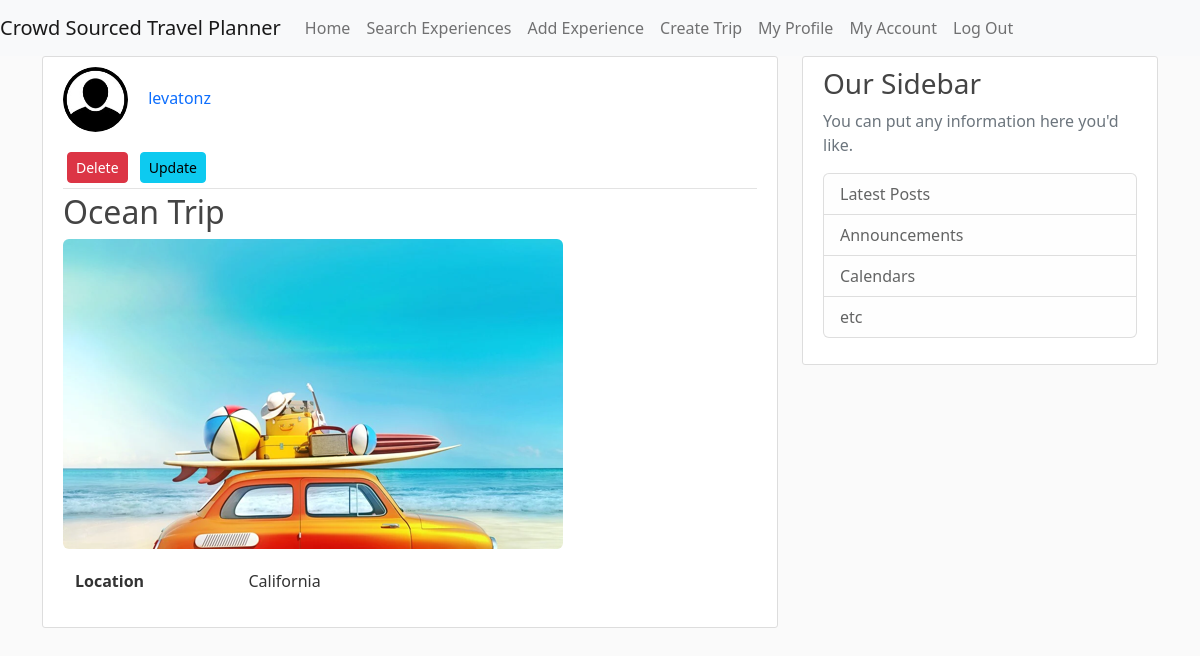
Screenshot of /trip/1 (signed in) with the database file from the repository.
### CrowdSourcedTravelPlanner/models.py (models this page shows, shortened)
class User(db.Model, UserMixin):
    id = db.Column(db.Integer, primary_key=True)
    username = db.Column(db.String(20), unique=True, nullable=False)
    email = db.Column(db.String(120), unique=True, nullable=False)
    image_file = db.Column(db.String(20), nullable=False, default='default.jpg')
    password = db.Column(db.String(60), nullable=False)
    date_account_created = db.Column(db.DateTime, nullable=False, default=datetime.utcnow)
    experiences = db.relationship('Experience', backref='author', lazy=True)
    trips = db.relationship('Trip', backref='author', lazy=True)
    location = db.Column(db.String(100), nullable=True, default="")
    latitude = db.Column(db.Float, nullable=True)  # Temporarily nullable for now while I'm testing
    longitude = db.Column(db.Float, nullable=True)  # Re-evaluate later
    sort = db.Column(db.String(20), nullable=True, default='recent')

class Trip(db.Model):
    id = db.Column(db.Integer, primary_key=True)
    title = db.Column(db.String(100), nullable=False)
    location = db.Column(db.String(100), nullable=False)
    image_file = db.Column(db.String(20), nullable=False, default='trips_default.jpg')
    user_id = db.Column(db.Integer, db.ForeignKey('user.id'), nullable=False)

### CrowdSourcedTravelPlanner/routes.py (the view)
@app.route("/trip/<int:trip_id>")
def trip(trip_id):
    trip = Trip.query.get_or_404(trip_id)
    return render_template('trip.html', title=trip.title, trip=trip)

### CrowdSourcedTravelPlanner/models.py (called while the page is built)
@login_manager.user_loader
def load_user(user_id):
    return User.query.get(int(user_id))

### CrowdSourcedTravelPlanner/templates/trip.html (shortened to what this page needs)
{% extends "pageLayout.html" %}
{% block content %}
    <article class="media content-section">
        <div class="media-body">
            <ul>
                <li style="display:inline-block;">
                    <a href="{{ url_for('user_trips', username=trip.author.username) }}">
                        <img class="rounded-circle article-img"
                             src="{{ url_for('static', filename='profile_pics/' + trip.author.image_file) }}">
                    </a>
                </li>
                <li style="display:inline-block;">
                    <a class="mr-2 text-decoration-none" href="{{ url_for('user_trips', username=trip.author.username) }}">{{ trip.author.username }}</a>
                </li>
            </ul>
            <div class="article-metadata">
                {% if trip.author == current_user %}
                    <div>
                        <button type="button" class="btn btn-danger btn-sm m-1" data-bs-toggle="modal" data-bs-target="#deleteModal">Delete</button>
                        <button type="button" class="btn btn-info btn-sm m-1" data-bs-toggle="modal" data-bs-target="#updateModal">Update</button>
                    </div>
                {% endif %}
            </div>
            <h2><a class="article-title text-decoration-none"
                   href="{{ url_for('trip', trip_id=trip.id) }}">{{ trip.title }}</a></h2>
            <a href="{{ url_for('trip', trip_id=trip.id) }}">
                <img class="img-rounded"
                     src="{{ url_for('static', filename='trip_pics/' + trip.image_file) }}">
            </a>
            <div class="container" style="margin-top: 20px;">
                <dl class="row">
                    <dt class="col-sm-3">Location</dt>
                    <dd class="col-sm-9">{{ trip.location }}</dd>
                </dl>
            </div>
        </div>
    </article>
{% endblock content %}

### CrowdSourcedTravelPlanner/static/trip.css (style rules this page uses)
body { background: #fafafa; color: #333333; }
h1, h2, h3, h4, h5, h6 { color: #444444; }
.content-section { background: #ffffff; padding: 10px 20px; border: 1px solid #dddddd; border-radius: 3px; margin-bottom: 20px; }
.article-title { color: #444444; }
.article-img { height: 65px; width: 65px; margin-right: 16px; }
.article-metadata { padding-bottom: 1px; margin-bottom: 4px; border-bottom: 1px solid #e3e3e3 }
.img-rounded { border-radius:6px; }
ul { list-style: none; padding-left: 0; }

### rows the page displays
User: image_file (placeholder picture), author.username "levatonz"
Trip: title "Ocean Trip", image_file (picture), location "California"
